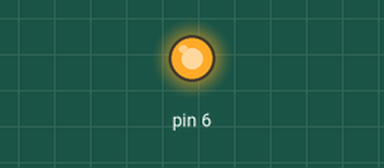
A sketch run on a simulated Arduino Uno, built with avr-gcc and run on an emulated ATmega328P. On the bench: output pins drawn as LEDs (lit = HIGH).

Above: at 1.7 s.
At 5.2 s:
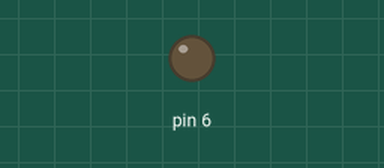
Timing chart, 0 to 9.1 s (numbered marks = the images above):
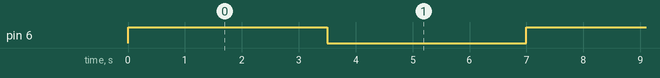

Measured:
- by itself, pin 6: alternates HIGH for 3.5 s and LOW for 3.5 s

The sketch:

arduino.ino.ino
```cpp
//the setup function runs once when you press reset or power the board
void setup() {
  // initialize digital pin 13 as an output.
  pinMode(6, OUTPUT);
}

//the loop function runs over and over again forever
void loop() {
  digitalWrite(6, HIGH);  // turn the LED on (HIGH is the voltage level)
  delay(3500);              // wait for a second
  digitalWrite(6, LOW);   // turn the LED off by making the voltage Low
  delay(3500);              // wait for a second
}
```
